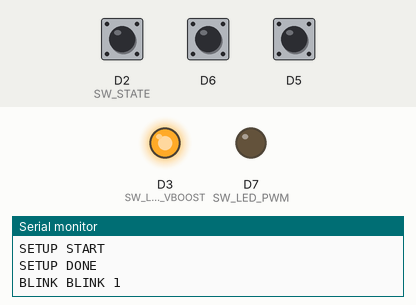
Recording of a program running on a simulated ESP8266 (Wemos D1 mini). On the bench: output pins drawn as LEDs (lit = HIGH), the last lines printed to the serial monitor. The inputs (shaded band) are chosen by the test bench; at power-on: D2 (SW_STATE) HIGH, D6 HIGH, D5 HIGH.

Above: at 1.37 s.
At 1.8 s:
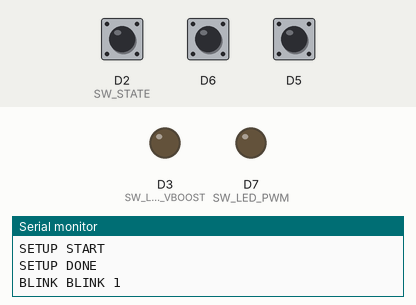
At 3.87 s:
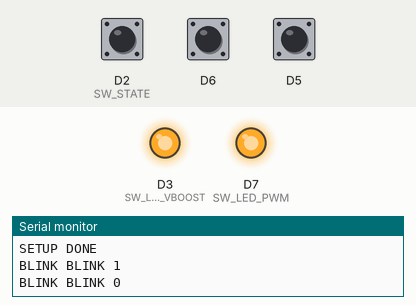
At 4.37 s:
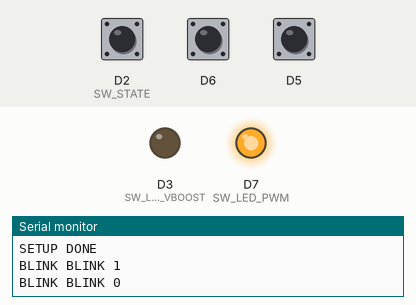
Timing chart, 0 to 6.0 s (numbered marks = the images above):
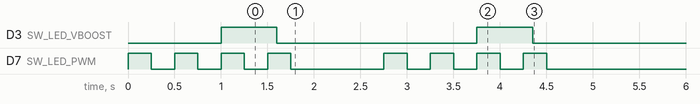

The program:

main.cpp
```cpp
#include <ESP8266WiFi.h>
#include <Arduino.h>

#include "sine_wave.hpp"

#define SW_LED_PWM    D7
#define SW_LED_VBOOST D3
#define SW_STATE      D2
#define ROTENC_A      D5
#define ROTENC_B      D6

struct UpDown {
	int uvalue = 0;
	int umin = 0;
	int umax = 255;
	int ustep = 1;

	UpDown() = default;
	UpDown(int umin, int umax = 255, int ustep = 1)
	    : umin(umin), umax(umax), ustep(ustep) {}

	int iter() {
		uvalue += ustep;
		if (uvalue <= umin || uvalue >= umax) {
			ustep = -ustep;
		}
		uvalue = max(umin, min(uvalue, umax));
		return uvalue;
	}
};

template <int PIN_A,
          int PIN_B,
          int MIN_VAL,
          int MAX_VAL,
          int STEP_MIN = 1,
          int STEP_MAX = 16>
class RotaryEncoder {
public:
	void setup() {
		pinMode(PIN_A, INPUT_PULLUP);
		pinMode(PIN_B, INPUT_PULLUP);
		attachInterrupt(digitalPinToInterrupt(PIN_A), read_state, CHANGE);
		attachInterrupt(digitalPinToInterrupt(PIN_B), read_state, CHANGE);
	}

	int value() { return valueref(); }

private:
	static int& valueref() {
		static int value = 0;
		return value;
	}

	static int step() {
		constexpr unsigned int TIME_RANGE_MS = 100;
		constexpr int STEP_RANGE = STEP_MAX - STEP_MIN;

		if (STEP_RANGE <= 0) {
			return STEP_MIN;
		}

		static unsigned int last_time_ms = 0;

		unsigned int now_ms = millis();
		const int time_diff = min(TIME_RANGE_MS, now_ms - last_time_ms);
		int cur_step = STEP_MAX - (time_diff * STEP_RANGE / TIME_RANGE_MS);

		last_time_ms = now_ms;
		return cur_step;
	}

	static void read_state() {
		// all 4 steps for single step rotation are stored serially.
		//                          AB AB AB AB
		// Clockwise state        : 00 01 11 10
		// Counter-clockwise state: 10 11 01 00
		static uint8_t full_step = 0;

		// 0 is HIGH, 1 is LOW.
		const uint8_t a = !digitalRead(PIN_A);
		const uint8_t b = !digitalRead(PIN_B);

		const uint8_t new_state = (a << 1 | b);

		// No change with most recent state? We ignore.
		if ((full_step & 0x03) == new_state)
			return;

		// Appending new_state to the history.
		full_step = (full_step << 2) | new_state;

		// If we get one of the two valid states, we rotate!
		// To work reliably, the rotary encoder must be hardware debounced,
		// else we will never match anything here.
		switch (full_step) {
			case 0b00011110: {
				const int v = valueref() + step();
				valueref() = min(v, MAX_VAL);
				break;
			}
			case 0b10110100: {
				const int v = valueref() - step();
				valueref() = max(v, MIN_VAL);
				break;
			}
		};
	}
};

void connect_wifi() {
	Serial.printf("Connecting wifi...\n");
	WiFi.mode(WIFI_STA);

	WiFi.begin("ssid", "pass");

	// Use the WiFi.status() function to check if the ESP8266
	// is connected to a WiFi network.
	while (WiFi.status() != WL_CONNECTED) {
		delay(100);
	}
	Serial.printf("WIFI CONNECTED (%s)\n", WiFi.localIP().toString().c_str());
}

//RotaryEncoder<ROTENC_A, ROTENC_B, 0, 1023, 1, 42> rot_enc;
RotaryEncoder<ROTENC_A, ROTENC_B, 0, 511, 1, 21> rot_enc;
//WiFiServer server(80);

void setup() {
	Serial.begin(9600);
	Serial.printf("SETUP START\n");

	pinMode(SW_LED_PWM, OUTPUT);
	pinMode(SW_LED_VBOOST, OUTPUT);
	pinMode(SW_STATE, INPUT_PULLUP);

	analogWrite(SW_LED_PWM, 0);
	digitalWrite(SW_LED_VBOOST, 0);
	rot_enc.setup();

	// connect_wifi();
	// server.begin();

	Serial.printf("SETUP DONE\n");
}

void loop() {
	static int blinks = 2;
	if (blinks-- > 0) {
		Serial.printf("BLINK BLINK %d\n", blinks);

		analogWrite(SW_LED_PWM, 255);
		delay(250);
		analogWrite(SW_LED_PWM, 0);
		delay(250);
		analogWrite(SW_LED_PWM, 255);
		delay(250);
		analogWrite(SW_LED_PWM, 0);
		delay(250);


		analogWrite(SW_LED_PWM, 255);
		digitalWrite(SW_LED_VBOOST, 1);
		delay(250);
		analogWrite(SW_LED_PWM, 0);
		delay(250);
		analogWrite(SW_LED_PWM, 255);
		delay(100);
		digitalWrite(SW_LED_VBOOST, 0);
		delay(150);
		analogWrite(SW_LED_PWM, 0);

		if (blinks > 0) {
			delay(1000);
		} else {
			Serial.printf("LET'S GO!\n");
		}
		return;
	}

	int sw_state = digitalRead(SW_STATE);

	static int led_pwm_val = 0;
	{
		static int last_val = 0;
		int val = rot_enc.value();
		if (val != last_val) {
			Serial.printf("-> %d\n", rot_enc.value());
			digitalWrite(SW_LED_VBOOST, (val >= 256));
			led_pwm_val = val % 256;
		}
		last_val = val;
	}

	static int blink = 0;
	if (sw_state) {
		blink = !blink;
	} else {
		blink = 0;
	}

	if (blink) {
		analogWrite(SW_LED_PWM, 0);
	} else {
		analogWrite(SW_LED_PWM, led_pwm_val);
	}

	delay(10);
	return;

#if 0
	WiFiClient client = server.available();
	if (!client) {
		return;
	}

	String req = client.readStringUntil('\r');
	Serial.println(req);
	client.flush();

	// Match the request
	int val = -1;  // We'll use 'val' to keep track of both the
	// request type (read/set) and value if set.
	if (req.indexOf("/led/0") != -1)
		val = 0;  // Will write LED low
	else if (req.indexOf("/led/1") != -1)
		val = 1;  // Will write LED high
	else if (req.indexOf("/knob") != -1)
		val = 2;  // Will write LED high
	// Otherwise request will be invalid. We'll say as much in HTML

	// Set GPIO5 according to the request
	if (val >= 0)
		digitalWrite(LED_PIN, !val);

	client.flush();

	// Prepare the response. Start with the common header:
	String s = "HTTP/1.1 200 OK\r\n";
	s += "Content-Type: text/html\r\n";
	// s += "Transfer-Encoding: chunked\r\n";
	s += "\r\n";
	s += "<!DOCTYPE HTML>\r\n<html>\r\n";
	// If we're setting the LED, print out a message saying we did
	if (val == 2) {
		client.print(s);
		client.setNoDelay(true);
		while (client.connected()) {
			static int last_val = 0;
			int val = re.value();
			if (val != last_val) {
				Serial.printf("-> %d\n", re.value());
				client.printf("-> %d<br>\r\n", re.value());
				last_val = val;
				client.flush();
			}
			delay(10);
		}
	}
	if (val >= 0 and val < 2) {
		s += "LED is now ";
		s += (val) ? "on" : "off";
	} else {
		s += "Invalid Request.<br> Try /led/1, /led/0, or /knob.";
	}
	s += "</html>\n";

	if (val != 2) {
		// Send the response to the client
		client.print(s);
	}
	delay(1);
	Serial.println("Client disconnected");

	delay(10);
#endif
}
```

sine_wave.cpp
```cpp
#include <cmath>

#include "sine_wave.hpp"

namespace {
double PI = 3.14159265;
};

SineWave::SineWave(double low, double high, double step)
    : low_(low), high_(high), step_(step) {}

double SineWave::Step() {
	degrees_ = degrees_ + step_;
	if (degrees_ >= 360.0) {
		degrees_ = 0;
	}
	double scale = sin(degrees_ * PI / 180.0);
	return low_ + scale * (high_ - low_);
}
```

sine_wave.hpp
```cpp
class SineWave {
public:
	SineWave(double low, double high, double step = 1.0);
	double Step();

private:
	double step_;
	double degrees_;
	double low_;
	double high_;
};
```

Measured:
- by itself, D3 (SW_LED_VBOOST): alternates HIGH for 0.60 s and LOW for 2.2 s, 4 changes in all, then stays LOW
- by itself, D7 (SW_LED_PWM): goes 3 × (HIGH 0.25 s, LOW 0.25 s), HIGH 0.25 s, LOW 1.0 s, 3 × (HIGH 0.25 s, LOW 0.25 s), HIGH 0.25 s, then LOW
